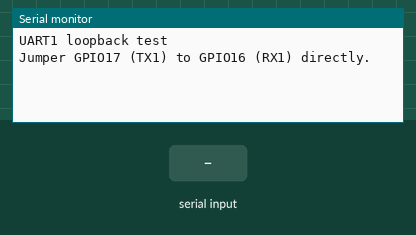
Bench run of a sketch on a simulated ESP32. Shown: the last lines printed to the serial monitor. Inputs (shaded band) come from the test bench.

Above: at 1.4 s.
1.5 s: "1" received over the second serial link
At 2.9 s:
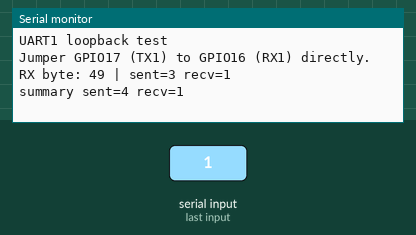
3.5 s: "0" received over the second serial link
At 3.9 s:
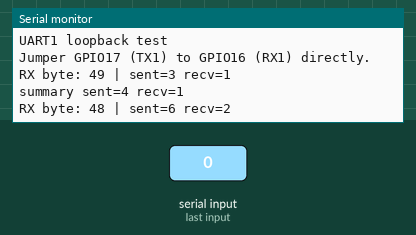
5.0 s: "2" received over the second serial link
At 7.1 s:
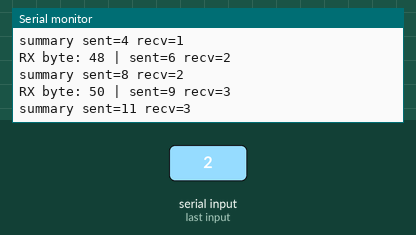
Timing chart, 0 to 8.6 s (numbered marks = the images above; inputs shaded):
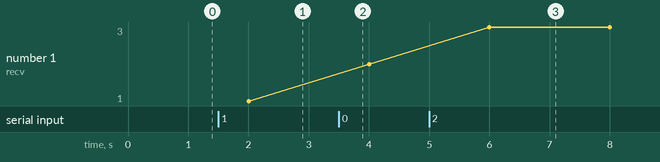

The sketch:

uart1_loopback_test.ino
```cpp
#include <Arduino.h>

static const uint8_t UART1_RX = 16;
static const uint8_t UART1_TX = 17;
static const uint32_t UART_BAUD = 115200;

HardwareSerial U1(1);

uint32_t sentCount = 0;
uint32_t recvCount = 0;

void setup() {
  Serial.begin(115200);
  delay(200);

  Serial.println();
  Serial.println("UART1 loopback test");
  Serial.println("Jumper GPIO17 (TX1) to GPIO16 (RX1) directly.");

  U1.begin(UART_BAUD, SERIAL_8N1, UART1_RX, UART1_TX);
  delay(50);
}

void loop() {
  static uint32_t lastMs = 0;
  if (millis() - lastMs >= 500) {
    lastMs = millis();

    const uint8_t b = (uint8_t)(sentCount & 0xFF);
    U1.write(b);
    sentCount++;
  }

  while (U1.available() > 0) {
    const int v = U1.read();
    recvCount++;
    Serial.print("RX byte: ");
    Serial.print(v);
    Serial.print(" | sent=");
    Serial.print(sentCount);
    Serial.print(" recv=");
    Serial.println(recvCount);
  }

  static uint32_t reportMs = 0;
  if (millis() - reportMs >= 2000) {
    reportMs = millis();
    Serial.print("summary sent=");
    Serial.print(sentCount);
    Serial.print(" recv=");
    Serial.println(recvCount);
  }
}
```

Measured:
- after the input at 1.5 s, the serial monitor: prints a new line at once (image 1)
- after the input at 3.5 s, the serial monitor: prints a new line at once (image 2)
- after the input at 5.0 s, the serial monitor: prints a new line at once (image 3)
- plotted number 1: 1 → 2 after the input at 3.5 s, 2 → 3 after the input at 5.0 s
